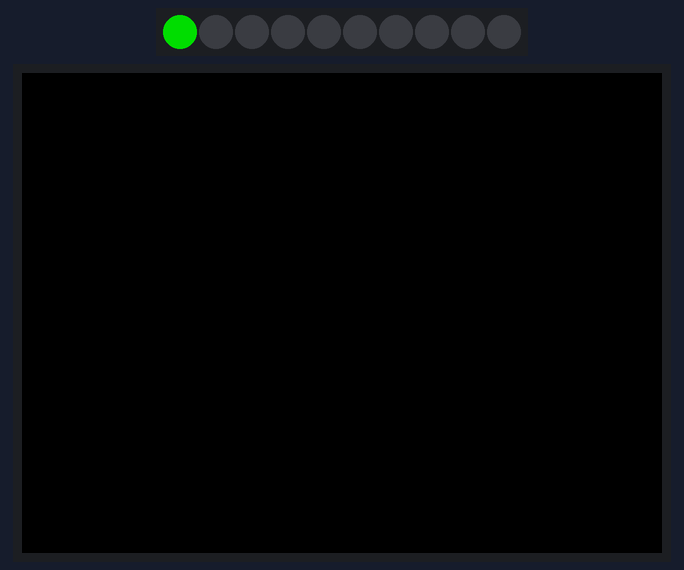
Bench run of a sketch on a simulated ESP32. On the bench: 10 RGB LEDs in strip order, left to right, 320×240 colour display. Dim RGB values are drawn brighter than linear.

Above: at 0.2 s.
At 0.7 s:
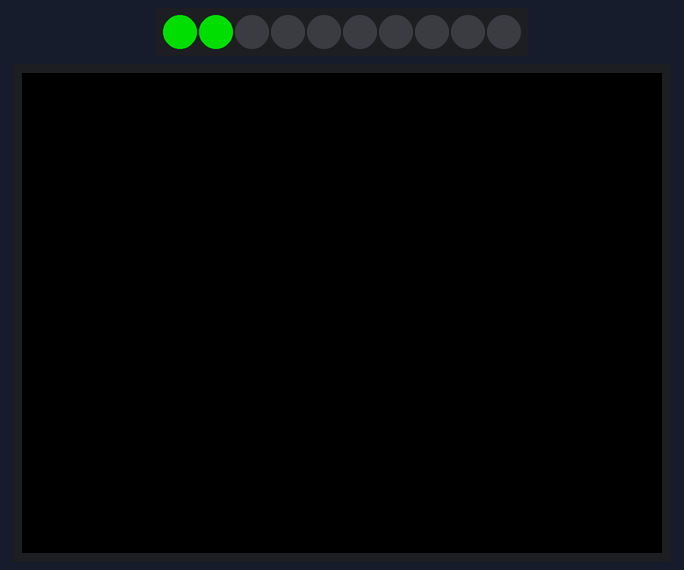
At 1.2 s:
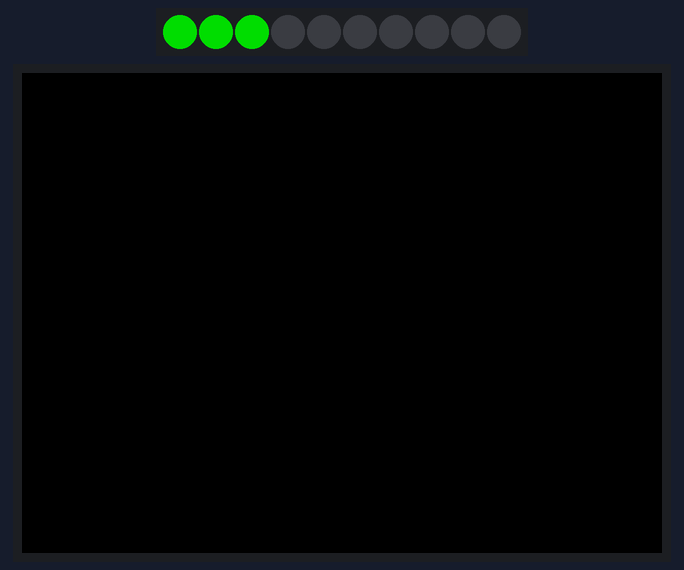
At 2.2 s:
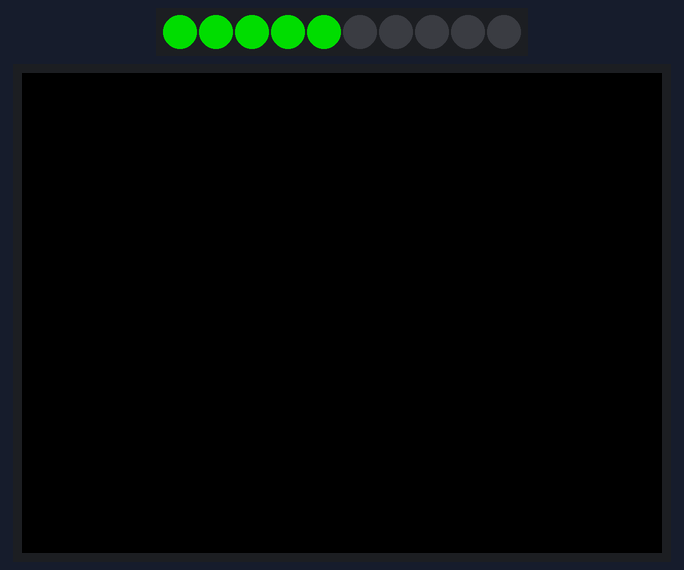
At 3.2 s:
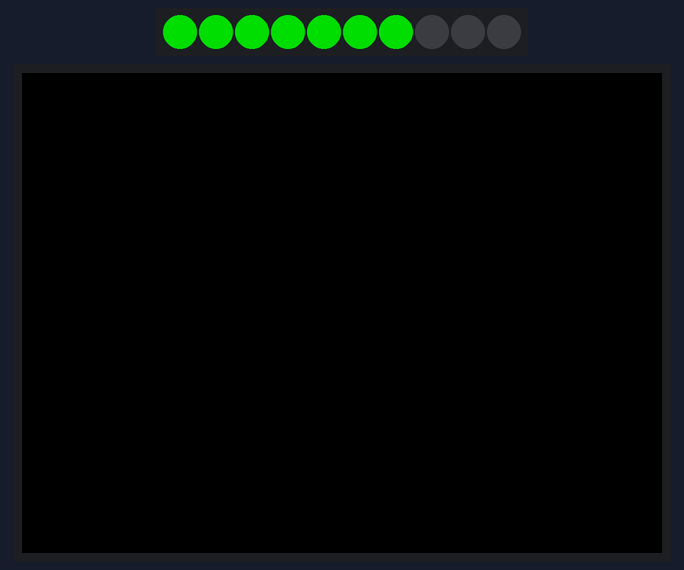
At 4.7 s:
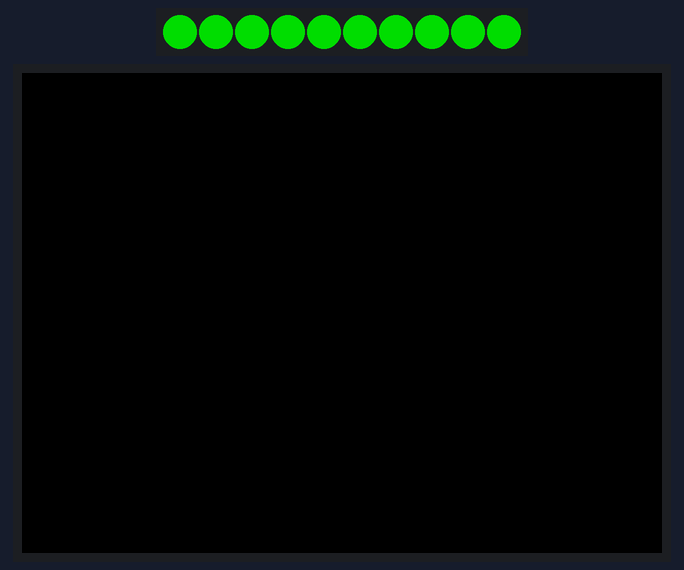

Measured:
- by itself, everything shown: repeats every 5.0 s, in 10 steps
- what the display in image 1 shows lasts 0.5 s, from 0.7 s to 1.2 s

The sketch:

M5StackTestNeoPixel.ino
```cpp
#include <Adafruit_NeoPixel.h>
#include <M5Core2.h>

#define PIN       25 // M5Stack NeoPixel Pin
#define NUMPIXELS 10 // M5 Neopixel Number

Adafruit_NeoPixel M5pixels(NUMPIXELS, PIN, NEO_GRB + NEO_KHZ800);

#define DELAYVAL 500 // Time (in milliseconds) to pause between pixels

void setup() {
  M5pixels.begin(); // INITIALIZE NeoPixel strip object (REQUIRED)
  M5.begin();
}

void loop() {
  M5pixels.clear(); // Set all pixel colors to 'off'
  for (int i = 0; i < NUMPIXELS; i++) { // For each pixel...
    // M5pixels.Color() takes RGB values, from 0,0,0 up to 255,255,255
    // Here we're using a moderately bright green color:
    M5pixels.setPixelColor(i, M5pixels.Color(0, 150, 0));
    M5pixels.show();   // Send the updated pixel colors to the hardware.
    delay(DELAYVAL); // Pause before next pass through loop
  }
}
```
